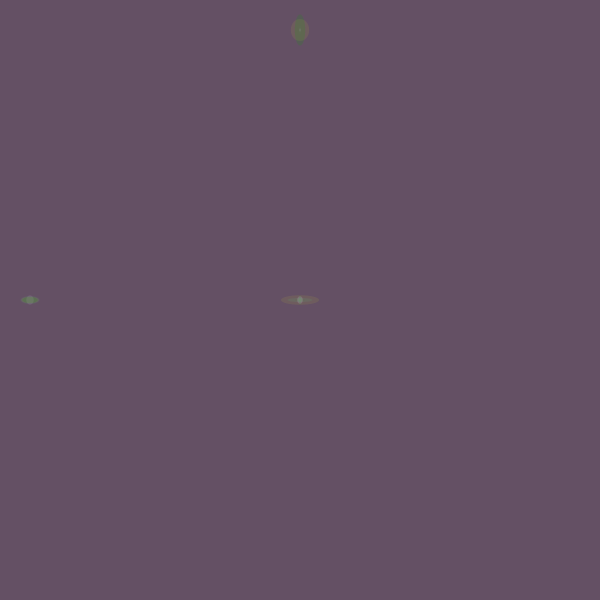
Frame 1 (no input)
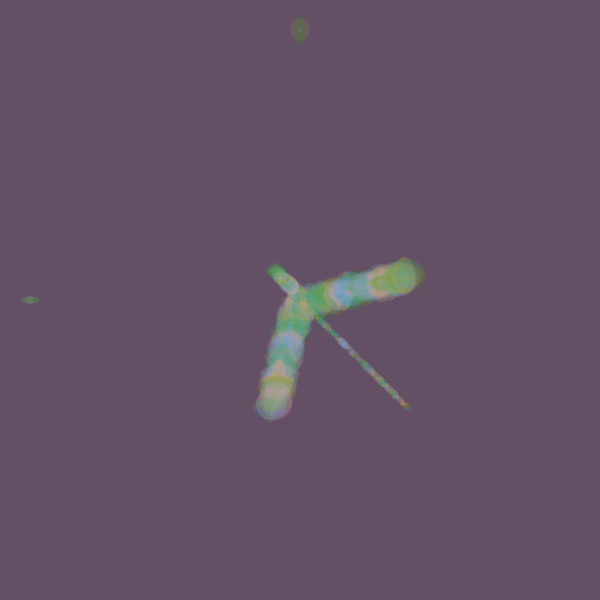
Frame 60 (the mouse pressed at the canvas centre just before this capture)
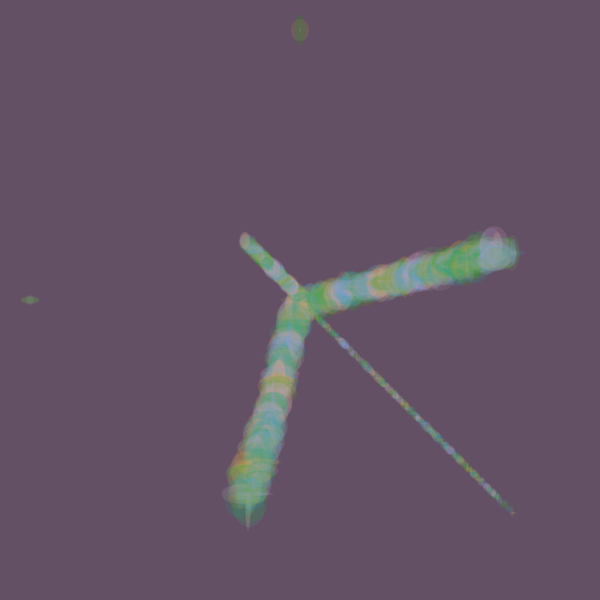
Frame 120 (the mouse held since frame 60 and released just before this capture)

The Processing sketch that drew these frames (run headless with seeded random() and noise(); from frame 60 on, the mouse is pressed at the canvas centre):

// Processing sketch: processing_117490
// ── processing_117490.pde

Square Eunsil;
Square Choi;
Square Creative;
Square Computing;

void setup() {
  size (600, 600);
  background(100,80,100);
  smooth();
  Eunsil = new Square();
  Choi = new Square();
  Creative = new Square();
  Computing = new Square();  
}

void draw(){
Eunsil.update();
Eunsil.move();
Choi.update();
Choi.move();
Creative.update();
Creative.move();
Computing.update();
Computing.move();

}
class Square {
  int bounce; 
  ///---------------bounce ball
  int circleA;
  int circleB;
  int circleC;
  int circleD;
  int speedA;
  int speedB;

  ///---------------colors
  Square() {
    bounce = 5; 
    circleA =width/2;
    circleB =height/2;
    circleC =30;
    circleD =15;
    speedA = 1;
    speedB = 3;
  }

  void update() { 
    noStroke();
    fill(random(255), 160, random(255), 40);
    ellipse(circleA, circleB, random(40), random(40)); 
    ellipse(circleC, circleA, random(20), random(20));
    ellipse(circleB, circleC, random(40), random(40));
    ellipse(circleB, circleB, random(10), random(10));
    
    circleA = circleA+ speedA;
    circleB = circleB+ speedB;
    circleC = circleA+ speedB;
    circleD = circleC+ speedA;
  }
  void move() {
    circleB += random(-speedB)+.7;
    println(speedB);
    circleA += random(-speedA)-.4;
    println(speedA);

    if (circleA<70) {
      circleA=circleA+7;
      circleB=circleB+10;
      circleC=circleC+5;
      speedA = bounce;
    }
    if (circleB<70) {
      circleA= circleA;
      circleB= circleB+8;
      circleC= circleC+3;
      speedB = -speedB;
    }
    if (circleA>(width-70)) {
      circleA=circleA-3;
      circleB=circleB-6;
      circleC=circleC-1;
      speedA = -speedA;
    }
    if (circleB>(height-70)) {
      circleA = circleA;
      circleB = circleB-1;
      circleC = circleC-5;
      speedB = -speedB;
    }
  }
}
